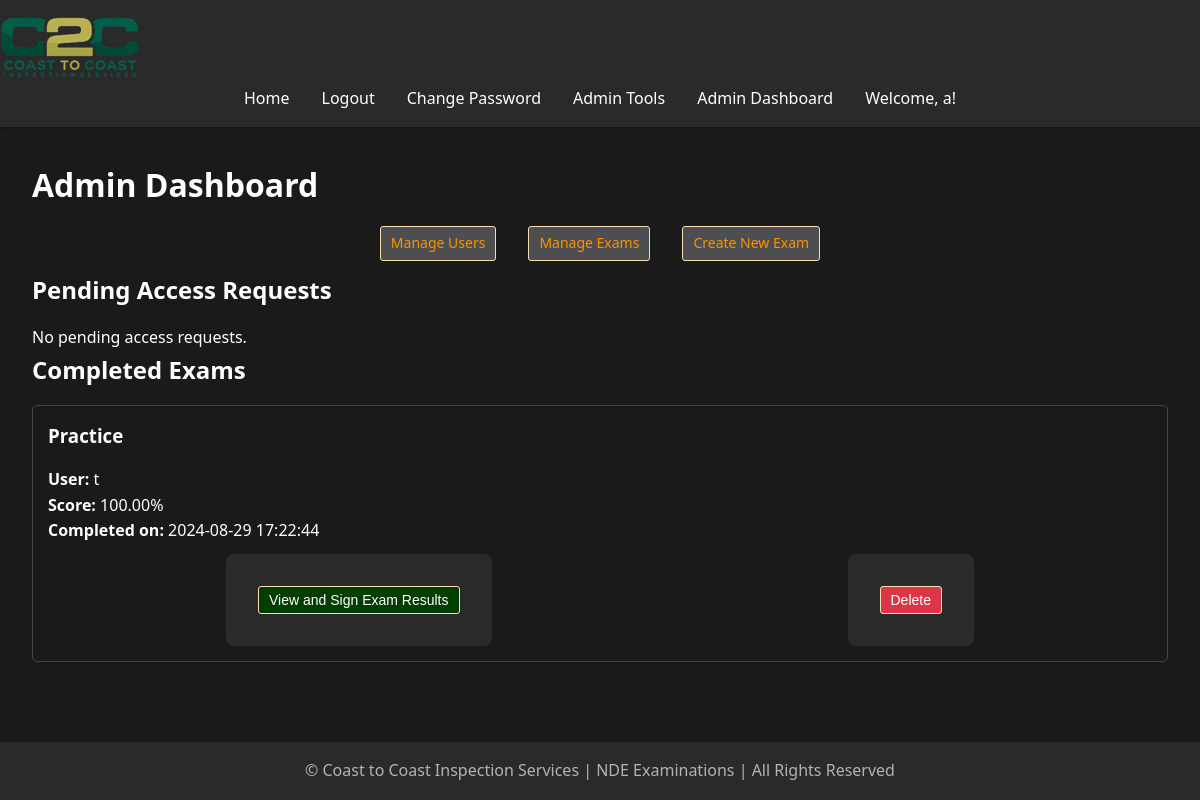
The app's page /admin/dashboard (signed in), older data.
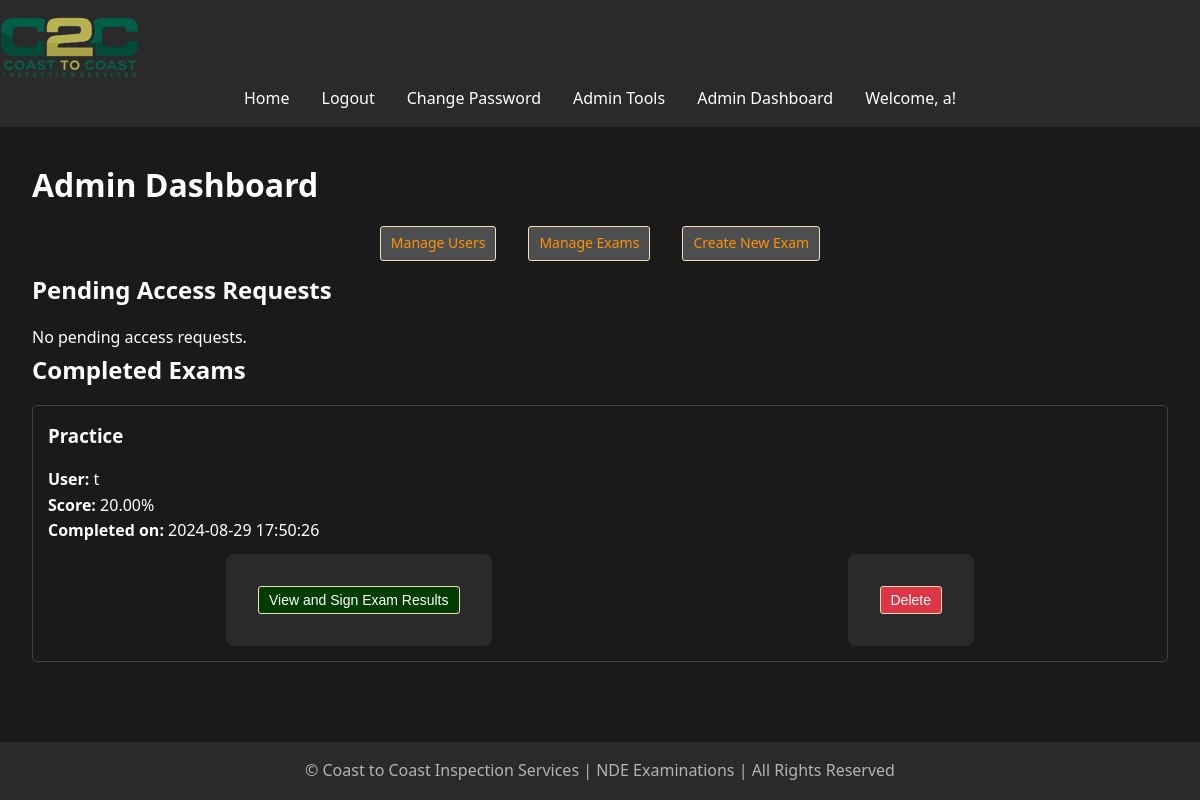
The same page, newer data.
### models.py (models this page shows, shortened)
class ExamResult(db.Model):
    id = Column(Integer, primary_key=True)
    user_id = Column(Integer, ForeignKey('user.id', ondelete='CASCADE'), nullable=False)
    exam_id = Column(Integer, ForeignKey('exam.id', ondelete='CASCADE'), nullable=False)
    score = Column(Float, nullable=False)
    date_submitted = Column(DateTime, default=datetime.utcnow)
    user = relationship('User', back_populates='exam_results')
    exam = relationship('Exam', back_populates='exam_results')
    missed_questions = relationship('MissedQuestion', back_populates='exam_result', cascade='all, delete-orphan')

class Exam(db.Model):
    __tablename__ = 'exam'
    id = db.Column(db.Integer, primary_key=True)
    title = db.Column(db.String(100), nullable=False)
    question_count = db.Column(db.Integer, nullable=False, default=10)
    exam_results = relationship('ExamResult', back_populates='exam', cascade='all, delete-orphan')
    questions = relationship('Question', back_populates='exam', cascade='all, delete-orphan')
    accesses = db.relationship('ExamAccess', back_populates='exam', lazy=True, cascade="all, delete-orphan")
    access_requests = db.relationship('ExamAccessRequest', back_populates='exam', lazy=True, cascade="all, delete-orphan")

class User(UserMixin, db.Model):
    id = db.Column(db.Integer, primary_key=True)
    username = db.Column(db.String(80), unique=True, nullable=False)
    password = db.Column(db.String(120), nullable=False)
    is_admin = db.Column(db.Boolean, default=False)
    exam_results = db.relationship('ExamResult', back_populates='user', lazy=True, cascade="all, delete-orphan")
    accesses = db.relationship('ExamAccess', back_populates='user', lazy=True, cascade="all, delete-orphan")
    access_requests = db.relationship('ExamAccessRequest', back_populates='user', lazy=True, cascade="all, delete-orphan")

### app.py (the view)
@app.route('/admin/dashboard')
@login_required
def admin_dashboard():
    if not current_user.is_admin:
        flash('You do not have permission to access this page.', 'error')
        return redirect(url_for('home'))
    completed_exams = ExamResult.query.all()  # Ensure this query is executed correctly
    pending_requests = ExamAccessRequest.query.filter_by(status='pending').all()
    return render_template('admin_dashboard.html', completed_exams= [] or completed_exams, pending_requests=pending_requests)

### app.py (called while the page is built)
@app.before_request
def reset_session_on_navigation():
    exam_endpoints = ['take_exam', 'submit_exam']
    current_endpoint = request.endpoint
    if current_endpoint is None:
        return

@app.context_processor
def utility_processor():
    def format_pacific_time(utc_dt):
        pacific_time = utc_to_pacific(utc_dt)
        return pacific_time.strftime('%Y-%m-%d %I:%M:%S %p %Z')
    return dict(format_pacific_time=format_pacific_time)

@login_manager.user_loader
def load_user(user_id):
    return User.query.get(int(user_id))

@app.before_request
def manage_exam_session():
    if 'start_new_exam' in request.args:
        session.pop('answers', None)
        session.pop('current_index', None)
        session.pop('start_time', None)
    elif 'exam_submitted' in session and request.endpoint != 'exam_results':
        session.pop('answers', None)
        session.pop('current_index', None)
        session.pop('start_time', None)
        session.pop('exam_submitted', None)

### templates/admin_dashboard.html (shortened to what this page needs)
{% extends "base.html" %}
{% block content %}
    <h1>Admin Dashboard</h1>
    <nav>
        <ul style="list-style-type: none; padding: 0;">
            <li style="margin-bottom: 10px;">
                <a href="{{ url_for('manage_users') }}" class="btn btn-secondary" style="color:rgb(255, 145, 0);">Manage Users</a>
            </li>
            <li style="margin-bottom: 10px;">
                <a href="{{ url_for('manage_exams') }}" class="btn btn-secondary" style="color:rgb(255, 145, 0);">Manage Exams</a>
            </li>
            <li style="margin-bottom: 10px;">
                <a href="{{ url_for('create_exam') }}" class="btn btn-secondary" style="color:rgb(255, 145, 0);">Create New Exam</a>
            </li>
        </ul>
    </nav>
    <h2>Pending Access Requests</h2>
    {% if pending_requests %}
        <ul style="list-style-type: none; padding: 0;">
            {% for request in pending_requests %}
                <li style="margin-bottom: 10px; border-bottom: 1px solid white; max-width: 600px; padding: 10px; min-height: 100px; display: flex; align-items: center;">
                    <div style="flex-grow: 1;">
                        <p><strong>User:</strong> {{ request.user.username }}</p>
                        <p><strong>Exam:</strong> {{ request.exam.title }}</p>
                        <p><strong>Requested on:</strong> {{ request.request_date.strftime('%Y-%m-%d %H:%M:%S') }}</p>
                    </div>
                    <div style="display: flex; flex-direction: column; gap: 5px;">
                        <form action="{{ url_for('approve_access', request_id=request.id) }}" method="POST" style="display:inline;">
                            <button type="submit" class="btn btn-primary btn-sm">Approve</button>
                        </form>
                        <form action="{{ url_for('admin_deny_access', request_id=request.id) }}" method="POST" style="display:inline;">
                            <button type="submit" class="btn btn-danger btn-sm" onclick="return confirm('Are you sure you want to deny this request?');">Deny</button>
                        </form>
                    </div>
                </li>
            {% endfor %}
        </ul>
    {% else %}
        <p>No pending access requests.</p>
    {% endif %}
    <h2>Completed Exams</h2>
    {% if completed_exams %}
        <ul style="list-style-type: none; padding: 0;">
            {% for exam_result in completed_exams %}
                <li style="margin-bottom: 20px; border: 1px solid #444; padding: 15px; border-radius: 5px;">
                    <div>
                        <h3 style="margin-top: 0;">{{ exam_result.exam.title }}</h3>
                        <p><strong>User:</strong> {{ exam_result.user.username }}</p>
                        <p><strong>Score:</strong> {{ "%.2f"|format(exam_result.score) }}%</p>
                        <p><strong>Completed on:</strong> {{ exam_result.date_submitted.strftime('%Y-%m-%d %H:%M:%S') }}</p>
                    </div>
                    <div style="display: flex; justify-content: space-between; margin-top: 10px;">
                        <form action="{{ url_for('export_exam_result', exam_result_id=exam_result.id) }}" method="GET" target="_blank" style="display:inline;">
                            <button type="submit" class="btn btn-secondary btn-sm" style="background-color:rgb(1, 61, 1);">View and Sign Exam Results</button>
                        </form>
                        <form action="{{ url_for('delete_completed_exam', exam_result_id=exam_result.id) }}" method="POST" style="display:inline;">
                            <button type="submit" class="btn btn-danger btn-sm" onclick="return confirm('Are you sure you want to delete this exam result?');">Delete</button>
                        </form>
                    </div>
                </li>
            {% endfor %}
        </ul>
    {% else %}
        <p>No completed exams available.</p>
    {% endif %}
{% endblock %}

Row changes from the older to the newer data that the page shows:
changed ExamResult "Practice": score "100.00" → "20.00"; date_submitted "2024-08-29 17:22:44" → "2024-08-29 17:50:26"
